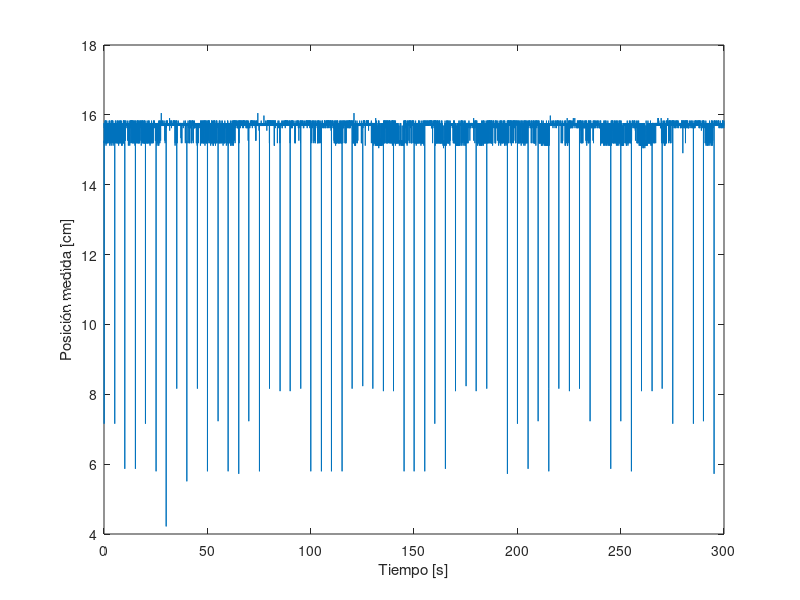

MATLAB code to generate this figure: (Note: this script raises an error after producing the figure.)
clear; clc, close all;

load('Mediciones/medicion_v6.mat');

%pos: posición del carro en cm

N = length(pos);
Ts = 0.02;
fs = 1/Ts;

m_pos = mean(pos);
var_pos = var(pos);
std_pos = std(pos);
maximo = max(pos);
minimo = min(pos);
 
fprintf('\nMedia: %.4f\n', m_pos);
fprintf('Varianza: %.6f\n', var_pos);
fprintf('Desvío estándar: %.4f\n', std_pos);
fprintf('Valor máximo: %f\n', maximo);
fprintf('Valor mínimo: %f\n', minimo);

figure;
plot(t, pos);
xlabel('Tiempo [s]'); 
ylabel('Posición medida [cm]');

yline(m_pos, 'k--', 'LineWidth', 2);
yline(m_pos + 3 * std_pos, 'r--', 'LineWidth', 2);
yline(m_pos - 3 * std_pos, 'r--', 'LineWidth', 2);

title('Medición (transitorio ya descartado)');
legend('Medicion', 'Media', 'Media + 3 * Desvío', 'Media - 3 * Desvío');
xlim([0, 30]);
grid on;


pos_c = pos - m_pos; %Señal centrada


% 3) Chequeo cualitativo de estacionariedad por tramos
n_tramos = 5;
L = floor(N/n_tramos);
fprintf('\nChequeo de estacionariedad por tramos:\n');
for i = 1:n_tramos
    idx = (i-1)*L+1 : i*L;
    fprintf('Tramo %d: media = %.4f, var = %.6f\n', i, mean(pos(idx)), var(pos(idx)));
end

% ¿Es estacionario? Debatible 
%¿Debería probar con una muestra más larga?

% 4) Histograma
figure;
histogram(pos, 'Normalization', 'pdf', 'BinWidth', std_pos);
xlabel('Posición'); ylabel('Densidad');
title('Histograma de la medición');
xline(minimo, 'r--');
xline(maximo, 'r--');
grid on;
 
% Comparación contra una gaussiana con la media y varianza estimadas
hold on;
x_vals = linspace(min(pos), max(pos), 10000);
pdf_gauss = normpdf(x_vals, m_pos, std_pos);
plot(x_vals, pdf_gauss, 'r-', 'LineWidth', 1.5);
legend('Histograma', 'Mínimo', 'Máximo', 'Gaussiana ajustada');

%Evidentemente no es gaussiana. ¿Sigue alguna distribución?

% 5) Autocorrelación / Autocovarianza
[r_hat, lags] = xcov(pos_c, 'biased');   % autocovarianza estimada
r_norm = r_hat / r_hat(lags==0);                  % autocorrelación normalizada
 
figure;
subplot(2,1,1);
plot(lags, r_hat);
xlabel('Lag'); ylabel('r(k)');
max_lag = 20;
xlim([-max_lag, max_lag]);
title('Autocovarianza estimada');
grid on;
 
subplot(2,1,2);
plot(lags, r_norm);
xlabel('Lag'); ylabel('\rho(k)');
title('Autocorrelación normalizada');
xlim([-max_lag, max_lag]);
grid on;

% 6) Densidad espectral de potencia (PSD)
 
% --- 6a) Periodograma con ventana de Hann ---
win = hann(N);
[Pxx_hann, f_hann] = periodogram(pos_c, win, [], fs);
 
figure;
semilogx(f_hann, 10*log10(Pxx_hann), 'LineWidth', 2); hold on;
%xlim([min(f_hann), max(f_hann)]);
 
% --- 6b) Correlograma: DFT de la autocovarianza estimada ---
% Se usa la autocovarianza completa (todos los lags posibles) para
% mayor resolución en frecuencia
[r_full, lags_full] = xcov(pos_c, N-1, 'biased');
Phi = abs(fft(r_full)) * Ts;           % escalado según definición de DFT
f_full = (0:N-2)/((2*N-1)*Ts);         % eje de frecuencias (mitad positiva)
Nf = floor(length(Phi)/2);
 
%figure;
semilogx(f_full(1:Nf), 10*log10(Phi(1:Nf)), 'LineWidth', 2);
xlabel('Frecuencia [Hz]'); ylabel('PSD [dB]');
xlim([min(f_full), max(f_full)]);
legend('Periodograma con ventana de Hann', 'DFT de la autocorr', 'Location', 'SouthWest');
title('PSD');
grid on;

% --- 6c) Si está disponible, comparar con spa (System Identification Toolbox) ---

figure;
data = iddata(pos_c, [], Ts);
ge = spa(data);
f_spa = ge.Frequency;
Pxx_spa = squeeze(ge.Spectrum);

semilogx(f_spa, 10 * log10(Pxx_spa), 'LineWidth', 2);
xlabel('Frecuencia [Hz]'); ylabel('PSD [dB]');
grid on;

%%%%%%%%%%%%%%%%%%%%%%%%%%%%%%%%%%%%%%%%%%%%%%%%%%%%
%%
%%%%%%%%%%%%%%%%%%%%%%%%%%%%%%%%%%%%%%%%%%%%%%%%%%%%


%¿Cómo sé si el proceso es ESA?
